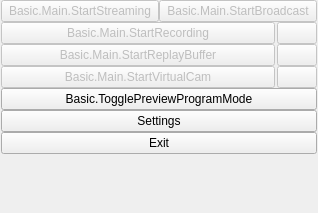
<?xml version="1.0" encoding="UTF-8"?>
<ui version="4.0">
 <class>OBSBasicControls</class>
 <widget class="QWidget" name="OBSBasicControls">
  <property name="geometry">
   <rect>
    <x>0</x>
    <y>0</y>
    <width>318</width>
    <height>213</height>
   </rect>
  </property>
  <layout class="QVBoxLayout" name="verticalLayout_9">
   <property name="spacing">
    <number>0</number>
   </property>
   <property name="leftMargin">
    <number>1</number>
   </property>
   <property name="topMargin">
    <number>0</number>
   </property>
   <property name="rightMargin">
    <number>1</number>
   </property>
   <property name="bottomMargin">
    <number>1</number>
   </property>
   <item>
    <widget class="QFrame" name="controlsFrame">
     <layout class="QVBoxLayout" name="buttonsVLayout">
      <property name="spacing">
       <number>0</number>
      </property>
      <property name="leftMargin">
       <number>0</number>
      </property>
      <property name="topMargin">
       <number>0</number>
      </property>
      <property name="rightMargin">
       <number>0</number>
      </property>
      <property name="bottomMargin">
       <number>0</number>
      </property>
      <item>
       <layout class="QHBoxLayout" name="horizontalLayout_7">
        <item>
         <widget class="NonCheckableButton" name="streamButton">
          <property name="enabled">
           <bool>false</bool>
          </property>
          <property name="sizePolicy">
           <sizepolicy hsizetype="Ignored" vsizetype="Fixed">
            <horstretch>0</horstretch>
            <verstretch>0</verstretch>
           </sizepolicy>
          </property>
          <property name="minimumSize">
           <size>
            <width>150</width>
            <height>0</height>
           </size>
          </property>
          <property name="text">
           <string>Basic.Main.StartStreaming</string>
          </property>
          <property name="checkable">
           <bool>true</bool>
          </property>
         </widget>
        </item>
        <item>
         <widget class="NonCheckableButton" name="broadcastButton">
          <property name="enabled">
           <bool>false</bool>
          </property>
          <property name="sizePolicy">
           <sizepolicy hsizetype="Ignored" vsizetype="Fixed">
            <horstretch>0</horstretch>
            <verstretch>0</verstretch>
           </sizepolicy>
          </property>
          <property name="minimumSize">
           <size>
            <width>150</width>
            <height>0</height>
           </size>
          </property>
          <property name="text">
           <string>Basic.Main.StartBroadcast</string>
          </property>
          <property name="checkable">
           <bool>true</bool>
          </property>
         </widget>
        </item>
       </layout>
      </item>
      <item>
       <layout class="QHBoxLayout" name="recordingLayout">
        <property name="spacing">
         <number>2</number>
        </property>
        <property name="leftMargin">
         <number>0</number>
        </property>
        <property name="topMargin">
         <number>0</number>
        </property>
        <property name="rightMargin">
         <number>0</number>
        </property>
        <property name="bottomMargin">
         <number>0</number>
        </property>
        <item>
         <widget class="NonCheckableButton" name="recordButton">
          <property name="enabled">
           <bool>false</bool>
          </property>
          <property name="sizePolicy">
           <sizepolicy hsizetype="MinimumExpanding" vsizetype="Fixed">
            <horstretch>0</horstretch>
            <verstretch>0</verstretch>
           </sizepolicy>
          </property>
          <property name="minimumSize">
           <size>
            <width>0</width>
            <height>0</height>
           </size>
          </property>
          <property name="text">
           <string>Basic.Main.StartRecording</string>
          </property>
          <property name="checkable">
           <bool>true</bool>
          </property>
         </widget>
        </item>
        <item>
         <widget class="QPushButton" name="pauseRecordButton">
          <property name="enabled">
           <bool>false</bool>
          </property>
          <property name="minimumSize">
           <size>
            <width>0</width>
            <height>0</height>
           </size>
          </property>
          <property name="toolTip">
           <string>Basic.Main.PauseRecording</string>
          </property>
          <property name="accessibleName">
           <string>Basic.Main.PauseRecording</string>
          </property>
          <property name="icon">
           <iconset resource="obs.qrc">
            <normaloff>:/res/images/media-pause.svg</normaloff>:/res/images/media-pause.svg</iconset>
          </property>
          <property name="checkable">
           <bool>true</bool>
          </property>
          <property name="class" stdset="0">
           <string>icon-media-pause</string>
          </property>
         </widget>
        </item>
       </layout>
      </item>
      <item>
       <layout class="QHBoxLayout" name="replayBufferLayout">
        <property name="spacing">
         <number>2</number>
        </property>
        <property name="leftMargin">
         <number>0</number>
        </property>
        <property name="topMargin">
         <number>0</number>
        </property>
        <property name="rightMargin">
         <number>0</number>
        </property>
        <property name="bottomMargin">
         <number>0</number>
        </property>
        <item>
         <widget class="NonCheckableButton" name="replayBufferButton">
          <property name="enabled">
           <bool>false</bool>
          </property>
          <property name="sizePolicy">
           <sizepolicy hsizetype="MinimumExpanding" vsizetype="Fixed">
            <horstretch>0</horstretch>
            <verstretch>0</verstretch>
           </sizepolicy>
          </property>
          <property name="minimumSize">
           <size>
            <width>0</width>
            <height>0</height>
           </size>
          </property>
          <property name="text">
           <string>Basic.Main.StartReplayBuffer</string>
          </property>
          <property name="checkable">
           <bool>true</bool>
          </property>
         </widget>
        </item>
        <item>
         <widget class="QPushButton" name="saveReplayButton">
          <property name="enabled">
           <bool>false</bool>
          </property>
          <property name="minimumSize">
           <size>
            <width>0</width>
            <height>0</height>
           </size>
          </property>
          <property name="toolTip">
           <string>Basic.Main.SaveReplay</string>
          </property>
          <property name="accessibleName">
           <string>Basic.Main.SaveReplay</string>
          </property>
          <property name="icon">
           <iconset resource="obs.qrc">
            <normaloff>:/res/images/save.svg</normaloff>:/res/images/save.svg</iconset>
          </property>
          <property name="class" stdset="0">
           <string>icon-save</string>
          </property>
         </widget>
        </item>
       </layout>
      </item>
      <item>
       <layout class="QHBoxLayout" name="virtualCamLayout">
        <property name="spacing">
         <number>2</number>
        </property>
        <property name="leftMargin">
         <number>0</number>
        </property>
        <property name="topMargin">
         <number>0</number>
        </property>
        <property name="rightMargin">
         <number>0</number>
        </property>
        <property name="bottomMargin">
         <number>0</number>
        </property>
        <item>
         <widget class="NonCheckableButton" name="virtualCamButton">
          <property name="enabled">
           <bool>false</bool>
          </property>
          <property name="sizePolicy">
           <sizepolicy hsizetype="MinimumExpanding" vsizetype="Fixed">
            <horstretch>0</horstretch>
            <verstretch>0</verstretch>
           </sizepolicy>
          </property>
          <property name="minimumSize">
           <size>
            <width>0</width>
            <height>0</height>
           </size>
          </property>
          <property name="text">
           <string>Basic.Main.StartVirtualCam</string>
          </property>
          <property name="checkable">
           <bool>true</bool>
          </property>
         </widget>
        </item>
        <item>
         <widget class="QPushButton" name="virtualCamConfigButton">
          <property name="enabled">
           <bool>false</bool>
          </property>
          <property name="minimumSize">
           <size>
            <width>0</width>
            <height>0</height>
           </size>
          </property>
          <property name="toolTip">
           <string>Basic.Main.VirtualCamConfig</string>
          </property>
          <property name="accessibleName">
           <string>Basic.Main.VirtualCamConfig</string>
          </property>
          <property name="icon">
           <iconset resource="obs.qrc">
            <normaloff>:/settings/images/settings/general.svg</normaloff>:/settings/images/settings/general.svg</iconset>
          </property>
          <property name="class" stdset="0">
           <string>icon-gear</string>
          </property>
         </widget>
        </item>
       </layout>
      </item>
      <item>
       <widget class="NonCheckableButton" name="modeSwitch">
        <property name="sizePolicy">
         <sizepolicy hsizetype="Ignored" vsizetype="Fixed">
          <horstretch>0</horstretch>
          <verstretch>0</verstretch>
         </sizepolicy>
        </property>
        <property name="minimumSize">
         <size>
          <width>150</width>
          <height>0</height>
         </size>
        </property>
        <property name="text">
         <string>Basic.TogglePreviewProgramMode</string>
        </property>
        <property name="checkable">
         <bool>true</bool>
        </property>
       </widget>
      </item>
      <item>
       <widget class="QPushButton" name="settingsButton">
        <property name="sizePolicy">
         <sizepolicy hsizetype="Ignored" vsizetype="Fixed">
          <horstretch>0</horstretch>
          <verstretch>0</verstretch>
         </sizepolicy>
        </property>
        <property name="minimumSize">
         <size>
          <width>150</width>
          <height>0</height>
         </size>
        </property>
        <property name="text">
         <string>Settings</string>
        </property>
       </widget>
      </item>
      <item>
       <widget class="QPushButton" name="exitButton">
        <property name="sizePolicy">
         <sizepolicy hsizetype="Ignored" vsizetype="Fixed">
          <horstretch>0</horstretch>
          <verstretch>0</verstretch>
         </sizepolicy>
        </property>
        <property name="minimumSize">
         <size>
          <width>150</width>
          <height>0</height>
         </size>
        </property>
        <property name="text">
         <string>Exit</string>
        </property>
       </widget>
      </item>
      <item>
       <spacer name="expVSpacer">
        <property name="orientation">
         <enum>Qt::Vertical</enum>
        </property>
        <property name="sizeHint" stdset="0">
         <size>
          <width>0</width>
          <height>0</height>
         </size>
        </property>
       </spacer>
      </item>
     </layout>
    </widget>
   </item>
  </layout>
 </widget>
 <customwidgets>
  <customwidget>
   <class>NonCheckableButton</class>
   <extends>QPushButton</extends>
   <header>noncheckable-button.hpp</header>
  </customwidget>
 </customwidgets>
 <resources>
  <include location="obs.qrc"/>
 </resources>
 <connections/>
</ui>
